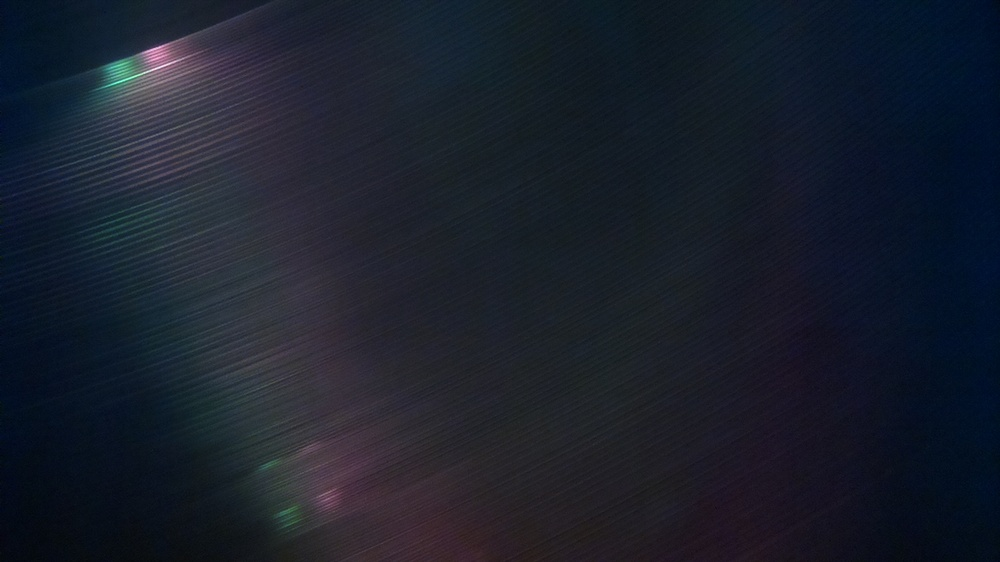
#> input picture sillons_2/sillon26.jpg, 1000 x 562 px, shrunk from 1920 x 1080 before the run, given in place of sillon26.png, which was not available
$ python furrows_detector.py
#> lines starting #> are read from the running program, lines starting #| are printed output that depends on the picture; long printed decimals are rounded; pictures that were not available may be replaced by others from this repository, and a replacement may not be noted
### utils.py
#!/usr/bin/env python3
# -*- coding: utf-8 -*-


# pip3 install opencv-python
import cv2
import numpy as np
import matplotlib.pyplot as plt
import numpy.polynomial.polynomial as poly
import time
import math
from copy import deepcopy

MIN_GAP_SONG = 30
AVG_WIDTH_FURROW = 16


def polyfit(total_bright, verb=''):
    '''
        Fits profile with polynoms to detect large gaps => change in songs
    '''
    x = list(range(len(total_bright)))
    coefs = poly.polyfit(x, total_bright, 5)
    y_base = poly.polyval(x, coefs)
    if 'v' in verb:
        plt.figure(1)
        plt.plot(x, total_bright, 'r--')
        plt.plot(x, y_base)
        plt.title('Polyfit')
        plt.show()

    y = total_bright - y_base
    y = [i+128 for i in y]

    detection = [softmax(i) for i in y]

    return detection

def exacerbate(total_bright, verb=''):
    """
        Fits closely profile to exacerbate furrows
    """
    x = list(range(len(total_bright)))

    y_base = []
    width = int(AVG_WIDTH_FURROW/2)
    for i in range(len(total_bright)):
        y_base.append(np.mean(total_bright[max(0, i-width):min(len(total_bright)-1, i+width)]))

    if 'v' in verb:
        plt.figure(1)
        plt.title('Local means (exacerbate)')
        plt.plot(x, total_bright, 'r--')
        plt.plot(x, y_base)
        plt.show()

    y = [tot - base for tot, base in zip(total_bright, y_base)]
    y = [i+128 for i in y]

    if 'v' in verb:
        plt.figure(2)
        plt.title('Intensity profile (exacerbate)')
        plt.plot(range(len(total_bright)), y)
        plt.show()

        plt.plot(range(len(total_bright)), [softmax(i) for i in y])
        plt.title('New intensity profile (exacerbate)')
        plt.show()

    detection = [softmax(i) for i in y]

    return detection

def compute_fringes_from_profile(detection):
    fringes = []
    for i in range(len(detection)):
        # saving start of anomaly with default end
        if detection[i] > 128 and (i == 0 or detection[i-1] <= 128):
            fringes.append([i, len(detection)-1])
        # saving end of anomaly in last elmt
        if detection[i] <= 128 and detection[i-1] > 128:
            if(len(fringes)-1 >= 0):
                fringes[len(fringes)-1][1] = i
    return fringes

def has_change_of_song(fringes):
    for fringe1, fringe2 in zip(fringes[:-1], fringes[1:]):
        if fringe2[0] - fringe1[1] > MIN_GAP_SONG:
            return (fringe1[1], fringe2[0])
    return False

# [19 lines left out: function remove_forks, not called in this run]

def load_image(path):
#> called with path = 'sillons_cadres/sillon26.png'
    return cv2.imread(path)
#> returned value is the input picture: shape (562, 1000, 3); mean B, G, R 43.4, 31.5, 25.8


def show_image(img, title=''):
    plt.imshow(img)
    plt.title(title)
    plt.show()
    print(img.shape)

def rotate_image(img, theta):
    rows,cols,rgb = img.shape
    M = cv2.getRotationMatrix2D((cols/2,rows/2),theta,1)
    dst = cv2.warpAffine(img,M,(cols,rows))
    return dst

def crop_image(img, how='half'):
    if how is 'half':
        rows,cols,rgb = img.shape
        crop_img = img[int(0.25*rows):int(0.75*rows), int(0.25*cols):int(0.75*cols)] # Crop from x, y, w, h -> 100, 200, 300, 400
        # NOTE: its img[y: y + h, x: x + w] and *not* img[x: x + w, y: y + h]
        return crop_img
    else:
        rows,cols,rgb = img.shape
        crop_img = img[int(0.5*rows - how/2):int(0.5*rows + how/2), int(0.5*cols - how/2):int(0.5*cols + how/2)] # Crop from x, y, w, h -> 100, 200, 300, 400
        # NOTE: its img[y: y + h, x: x + w] and *not* img[x: x + w, y: y + h]
        return crop_img

def softmax(x):
    return 255/(1+math.exp(-(x-128)))

def part(title):
    print()
    print(title)
    print()

# see if the image is correctly oriented : var max
def compute_variance(total_bright):
    return np.var(total_bright)

def find_rotation(img, verb=''):
#> called with verb = 'v'
    steps = [1, 0.1]
    theta_extremum = [40, 110] # 0,180 you can reduce if you have a basic estimate
    for step in steps:
        theta_range = np.arange(theta_extremum[0], theta_extremum[1], step)
        is_first = (step is steps[0])
        best_theta = get_rotation_with_higher_variance(img, theta_range, step, is_first, verb)
        theta_extremum = [best_theta - 2*step, best_theta + 2*step]
#> this loop made 2 passes
#> best_theta on pass 1: 63
#> pass 1, in rotate_image, `dst = cv2.warpAffine(img,M,(cols,rows))`:
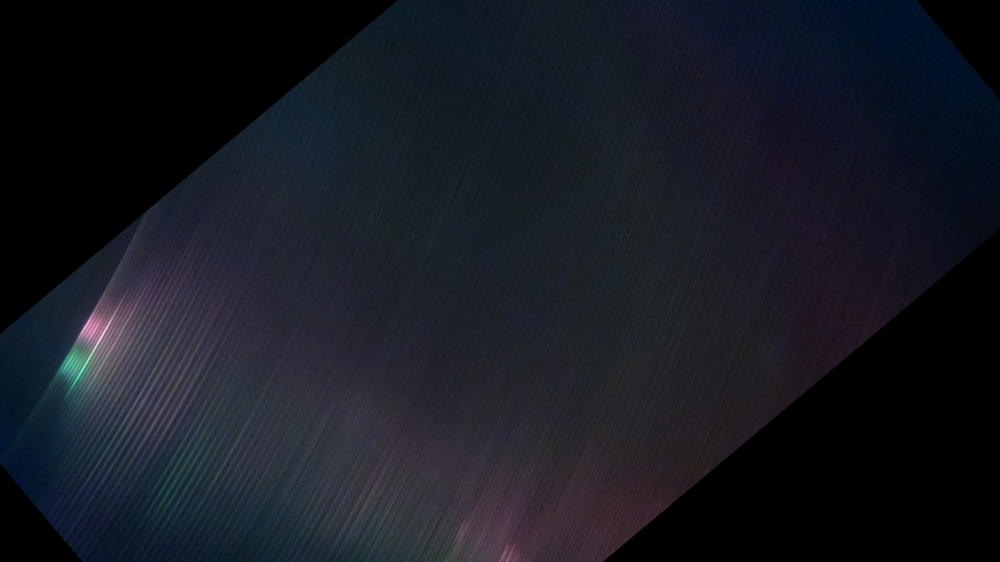
#> dst: shape (562, 1000, 3); mean B, G, R 34.1, 25.9, 22.9
#> pass 1, in crop_image, `crop_img = img[int(0.5*rows - how/2):int(0.5*rows + how/2), int(0.5*co..`:
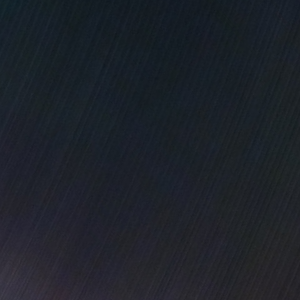
#> crop_img: shape (300, 300, 3); mean B, G, R 41.4, 33.8, 29.4
#> pass 1, in get_rotation_with_higher_variance, `plt.show()`:
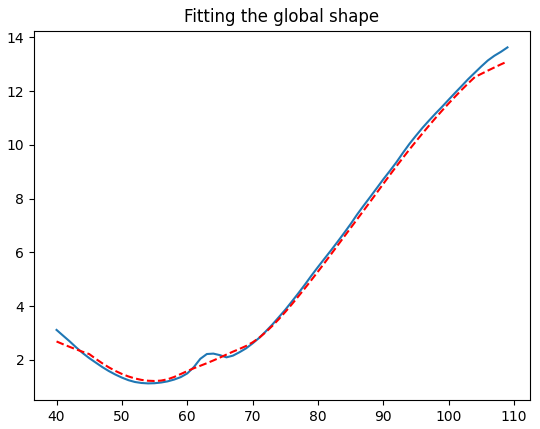
#> figure drawn by matplotlib, 1 panel; curve peaks at x = 109, y = 13.62; curve peaks at x = 109, y = 13.1
    if 'v' in verb:
        print('Best', best_theta)
#| Best 64.200
    return best_theta

def get_rotation_with_higher_variance(img, theta_range, step, is_first, verb):
    """
        Returns the theta for which a singularity has been detected
    """
    var_range = []
    for theta in theta_range:
        variance = compute_variance_of_rotated_img(img, theta)
        var_range.append(variance)
    # print(var_range)

    # Detect singularity which is not always the argmax
    # Plot for more details
    if is_first:
        y_base = []
        width = 5
        for i in range(len(var_range)):
            y_base.append(np.mean(var_range[max(0, i-width):min(len(var_range)-1, i+width)]))

        x = theta_range
        if 'v' in verb:
            plt.figure(1)
            plt.title('Fitting the global shape')
            plt.plot(x, var_range)
            plt.plot(x, y_base, 'r--')
            plt.show()

        var_range = [var - base for var, base in zip(var_range, y_base)]
        # cut extremmities
        for i, var in enumerate(var_range):
            if i < width or i >= len(var_range) - width:
                var_range[i] = 0

    best_theta = theta_range[np.argmax(var_range)]
    return best_theta

def compute_variance_of_rotated_img(img, theta):
    img2 = deepcopy(img)
    img2 = rotate_image(img2, theta)
    img2 = crop_image(img2, how=300)
    h, w, _ = img2.shape
    total_bright = [np.mean(img2[:, i]) for i in range(w)]
    return compute_variance(total_bright)


def fringes_to_gaps(fringes):
    l_left = fringes[:-1]
    l_right = fringes[1:]
    gaps = []
    for i1, i2 in zip(l_left, l_right):
        gap = i2 - i1
        gaps.append(gap)
    return gaps


### furrows_detector.py
#!/usr/bin/env python3
# -*- coding: utf-8 -*-
"""
Created on Sat May 13 14:20:58 2017

@author: ryffel
"""
# pip3 install opencv-python
import cv2
import numpy as np
import matplotlib.pyplot as plt
import time
import math

from utils import *


#Should have shape > 600x600
path = 'sillons_cadres/sillon26.png'
#path = 'sillons_2/sillon19.jpg'
def get_furrows_gap(path, verb=''):
    start_time = time.time()

    # I. Define orientation
    if 'v' in verb:
        part('I. Define orientation')
    img = load_image(path)

    theta = find_rotation(img, verb)


    # II. Count sillons
    if 'v' in verb:
        part('II. Count sillons')
    img = load_image(path)

    img = rotate_image(img, theta)
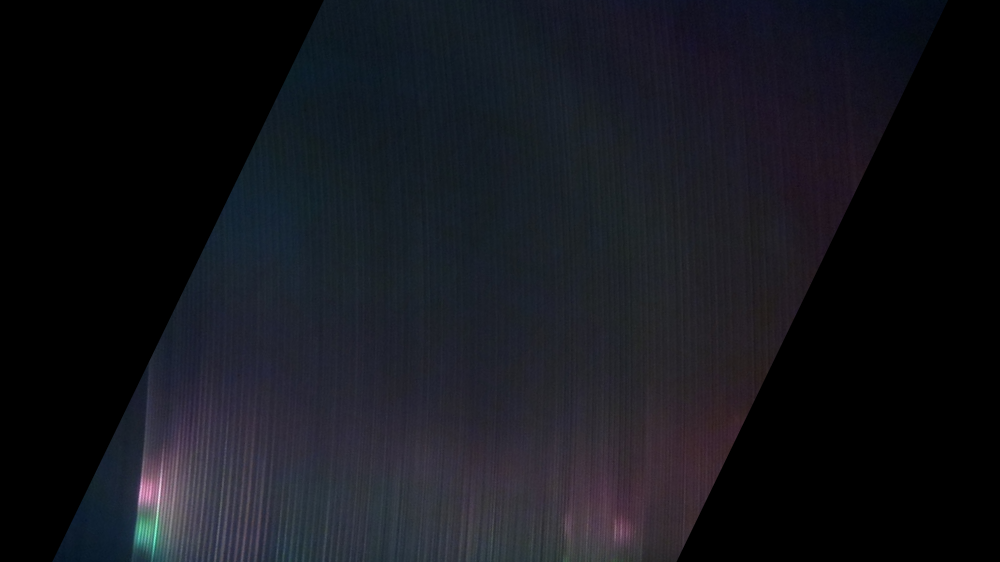
#> img: shape (562, 1000, 3); mean B, G, R 28.5, 22.4, 21.1
    # show_image(img, 'Rotated image '+str(theta)+'°')

    img = crop_image(img, how=300)
#> img: shape (300, 300, 3)
    if 'v' in verb:
        show_image(img, 'Croped image')
#| (300, 300, 3)


    # Last things to do
    h, w, _ = img.shape

    total_bright = [np.mean(img[:, i]) for i in range(w)]

    # Polyfit and exacerbate have the same role, but polyfit
    # excels in detecting gap between songs et exarcerbate in detecting
    # small furrows
    detection = polyfit(total_bright, verb)
#> in polyfit, `plt.show()`:
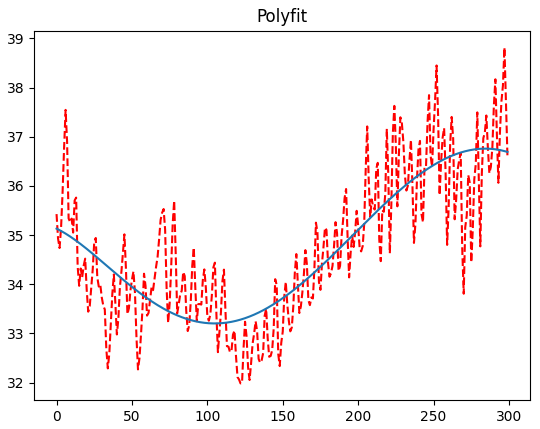
#> figure drawn by matplotlib, 1 panel; curve peaks at x = 297, y = 38.82; curve peaks at x = 284, y = 36.76
    fringes = compute_fringes_from_profile(detection)

    ## detection of gap betwen songs
    if has_change_of_song(fringes) is not False:
#> the loop in has_change_of_song, `for fringe1, fringe2 in zip(fringes[:-1], fringes[1:]):` made 11 passes
#> (fringe1, fringe2) on passes 1 to 11: ([0, 1], [3, 14]), ([3, 14], [25, 27]), ([25, 27], [43, 47]), ([43, 47], [50, 52]), ([50, 52], [58, 60]), ([58, 60], [63, 74]), ([63, 74], [75, 87]), ([75, 87], [89, 93]), ([89, 93], [94, 107]), ([94, 107], [109, 113]), ([109, 113], [145, 147])
        end_song, start_song = has_change_of_song(fringes)
        song_gap = start_song - end_song
        if 'v' in verb:
            print('gap detected', end_song, start_song, song_gap)
#| gap detected 113 145 32
        detection1 = exacerbate(total_bright[:end_song], verb)
#> the loop in exacerbate, `for i in range(len(total_bright)):` made 113 passes
        fringes1 = compute_fringes_from_profile(detection1)
#> the loop in compute_fringes_from_profile (call 2), `for i in range(len(detection)):` made 113 passes
        fringes1 = [round((e[0]+e[1])/2) for e in fringes1]
        detection2 = exacerbate(total_bright[start_song:], verb)
#> call 2 of exacerbate, with verb = 'v'
#> in exacerbate (call 2), `plt.show()`:
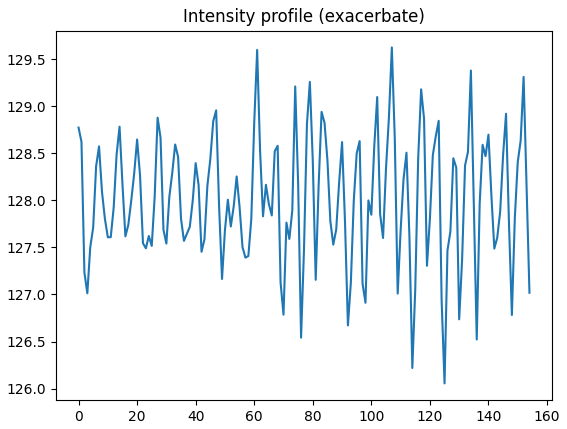
#> figure drawn by matplotlib, 1 panel; curve peaks at x = 107, y = 129.6
#> in exacerbate (call 2), `plt.show()`:
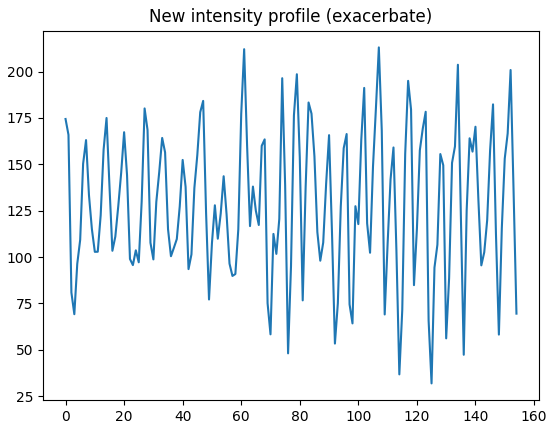
#> figure drawn by matplotlib, 1 panel; curve peaks at x = 107, y = 213
        fringes2 = compute_fringes_from_profile(detection2)
        fringes2 = [round((e[0]+e[1])/2) for e in fringes2]
        if 'v' in verb:
            print('There are', len(fringes1), 'sillons in the last song')
#| There are 15 sillons in the last song
            print(fringes1)
#| [6, 13, 20, 28, 38, 44, 51, 59, 70, 78, 85, 92, 98, 104, 111]
            print('There is a change of song')
            print('There are', len(fringes2), 'sillons in the new song')
#| There are 27 sillons in the new song
            print(fringes2)
#| [1, 8, 14, 20, 28, 33, 41, 46, 54, 62, 64, 68, 75, 80, 84, 90, 96, 102, 107, 112, 118, 122, 129, 134, 140, 146, 152]
        gaps = fringes_to_gaps(fringes1) + [song_gap] + fringes_to_gaps(fringes2)
#> the loop in fringes_to_gaps, `for i1, i2 in zip(l_left, l_right):` made 14 passes
#> (i1, i2) on passes 1 to 12: (6, 13), (13, 20), (20, 28), (28, 38), (38, 44), (44, 51), (51, 59), (59, 70), (70, 78), (78, 85), (85, 92), (92, 98)
#> the loop in fringes_to_gaps (call 2), `for i1, i2 in zip(l_left, l_right):` made 26 passes
#> (i1, i2) on passes 1 to 12: (1, 8), (8, 14), (14, 20), (20, 28), (28, 33), (33, 41), (41, 46), (46, 54), (54, 62), (62, 64), (64, 68), (68, 75)

    else:
        detection = exacerbate(total_bright, verb)
        fringes = compute_fringes_from_profile(detection)
        fringes = [round((e[0]+e[1])/2) for e in fringes]
        # fringes = remove_forks(fringes)
        if 'v' in verb:
            print(fringes)
            print('There are', len(fringes), 'sillons')
        gaps = fringes_to_gaps(fringes)

    if 'v' in verb:
        print(time.time() - start_time, 'seconds')
    print(gaps)
#| [7, 7, 8, 10, 6, 7, 8, 11, 8, 7, 7, 6, 6, 7, 32, 7, 6, 6, 8, 5, 8, 5, 8, 8, 2, 4, 7, 5, 4, 6, 6, 6, 5, 5, 6, 4, 7, 5, 6, 6, 6]
    return gaps

if __name__ == '__main__':
    get_furrows_gap(path, verb='v')

$ run again, with sillons_2/sillon19.jpg copied over sillons_2/sillon26.jpg
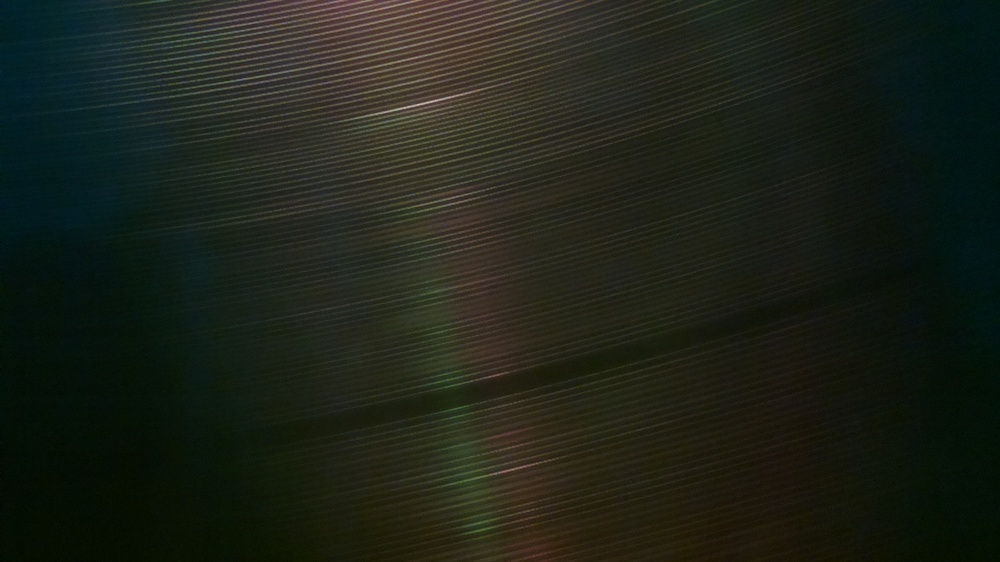
#> input picture sillons_2/sillon19.jpg, 1000 x 562 px, shrunk from 1920 x 1080 before the run, given in place of sillon26.png, which was not available
#> in load_image, returned value is the input picture: shape (562, 1000, 3); mean B, G, R 24.6, 34.2, 29.2
#> the loop in find_rotation, `for step in steps:` made 2 passes
#> best_theta on pass 1: 76
#> pass 1, in crop_image, `crop_img = img[int(0.5*rows - how/2):int(0.5*rows + how/2), int(0.5*co..`:
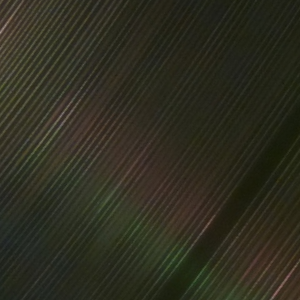
#> crop_img: shape (300, 300, 3); mean B, G, R 32.2, 45.5, 46.5
#| Best 76.200
#| (300, 300, 3)
#> the loop in has_change_of_song, `for fringe1, fringe2 in zip(fringes[:-1], fringes[1:]):` made 45 passes
#> (fringe1, fringe2) on passes 1 to 8: ([1, 4], [7, 10]), ([7, 10], [13, 16]), ([13, 16], [20, 23]), ([20, 23], [27, 29]), ([27, 29], [32, 35]), ([32, 35], [37, 41]), ([37, 41], [44, 46]), ([44, 46], [50, 53])
#> in exacerbate, `plt.show()`:
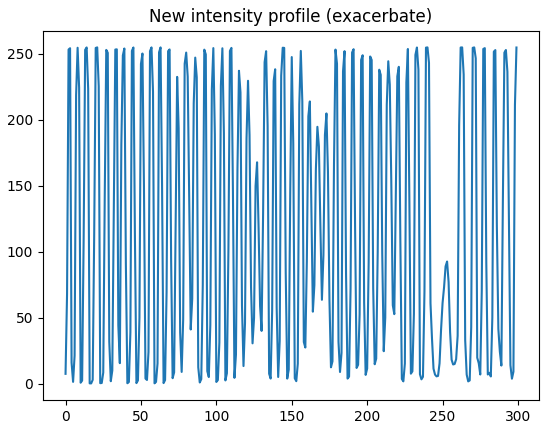
#> figure drawn by matplotlib, 1 panel; curve peaks at x = 57, y = 255
#| [3, 8, 14, 22, 28, 34, 38, 45, 52, 58, 64, 69, 75, 81, 86, 93, 98, 104, 110, 116, 122, 127, 133, 139, 144, 150, 156, 162, 168, 174, 180, 185, 191, 197, 203, 209, 215, 220, 228, 234, 240, 263, 272, 278, 285, 292, 298]
#| There are 47 sillons
#> the loop in fringes_to_gaps, `for i1, i2 in zip(l_left, l_right):` made 46 passes
#> (i1, i2) on passes 1 to 8: (3, 8), (8, 14), (14, 22), (22, 28), (28, 34), (34, 38), (38, 45), (45, 52)
#| [5, 6, 8, 6, 6, 4, 7, 7, 6, 6, 5, 6, 6, 5, 7, 5, 6, 6, 6, 6, 5, 6, 6, 5, 6, 6, 6, 6, 6, 6, 5, 6, 6, 6, 6, 6, 5, 8, 6, 6, 23, 9, 6, 7, 7, 6]

$ run again, with sillons_2/sillon1.jpg copied over sillons_2/sillon26.jpg
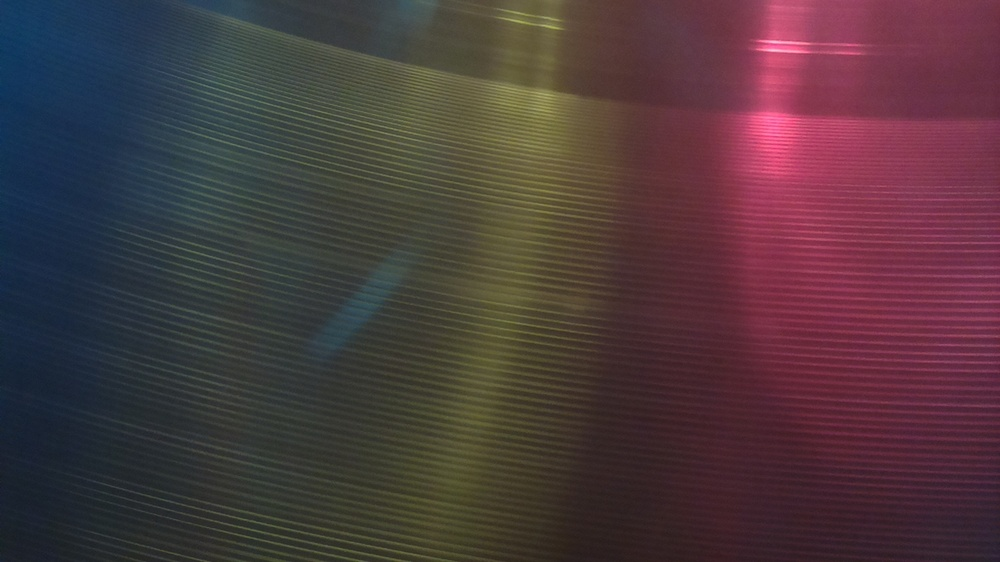
#> input picture sillons_2/sillon1.jpg, 1000 x 562 px, shrunk from 1920 x 1080 before the run, given in place of sillon26.png, which was not available
#> in load_image, returned value is the input picture: shape (562, 1000, 3); mean B, G, R 61.3, 57.7, 76.5
#> the loop in find_rotation, `for step in steps:` made 2 passes
#> best_theta on pass 1: 100
#> pass 1, in crop_image, `crop_img = img[int(0.5*rows - how/2):int(0.5*rows + how/2), int(0.5*co..`:
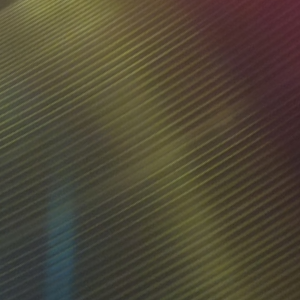
#> crop_img: shape (300, 300, 3); mean B, G, R 54.3, 72, 79.3
#| Best 99.700
#| (300, 300, 3)
#> the loop in has_change_of_song, `for fringe1, fringe2 in zip(fringes[:-1], fringes[1:]):` made 37 passes
#> (fringe1, fringe2) on passes 1 to 8: ([2, 4], [6, 9]), ([6, 9], [10, 13]), ([10, 13], [15, 17]), ([15, 17], [19, 22]), ([19, 22], [25, 28]), ([25, 28], [31, 34]), ([31, 34], [38, 41]), ([38, 41], [45, 48])
#> in exacerbate, `plt.show()`:
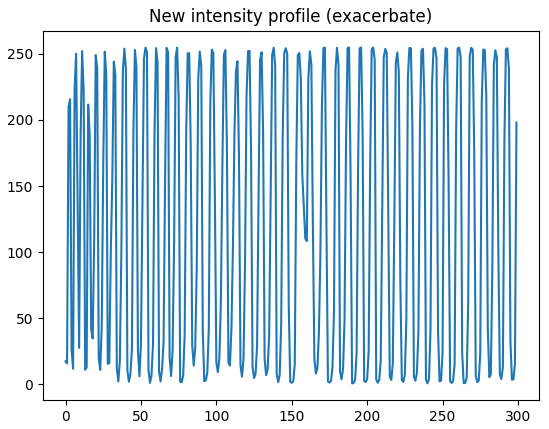
#> figure drawn by matplotlib, 1 panel; curve peaks at x = 188, y = 255
#| [3, 8, 12, 16, 21, 26, 32, 40, 46, 53, 60, 68, 74, 82, 90, 98, 106, 114, 122, 130, 138, 146, 156, 162, 172, 180, 188, 196, 204, 212, 220, 229, 237, 245, 253, 261, 270, 278, 286, 293, 299]
#| There are 41 sillons
#> the loop in fringes_to_gaps, `for i1, i2 in zip(l_left, l_right):` made 40 passes
#> (i1, i2) on passes 1 to 8: (3, 8), (8, 12), (12, 16), (16, 21), (21, 26), (26, 32), (32, 40), (40, 46)
#| [5, 4, 4, 5, 5, 6, 8, 6, 7, 7, 8, 6, 8, 8, 8, 8, 8, 8, 8, 8, 8, 10, 6, 10, 8, 8, 8, 8, 8, 8, 9, 8, 8, 8, 8, 9, 8, 8, 7, 6]
